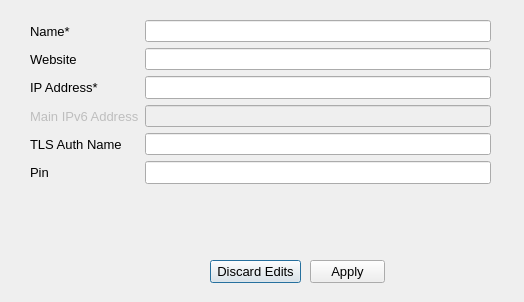
<?xml version="1.0" encoding="UTF-8"?>
<ui version="4.0">
 <class>serverdatadialog</class>
 <widget class="QDialog" name="serverdatadialog">
  <property name="geometry">
   <rect>
    <x>0</x>
    <y>0</y>
    <width>524</width>
    <height>302</height>
   </rect>
  </property>
  <property name="font">
   <font>
    <pointsize>10</pointsize>
   </font>
  </property>
  <property name="windowTitle">
   <string>Edit server</string>
  </property>
  <property name="windowIcon">
   <iconset resource="stubby.qrc">
    <normaloff>:/images/stubby.ico</normaloff>:/images/stubby.ico</iconset>
  </property>
  <property name="toolTip">
   <string extracomment="Edit server properties"/>
  </property>
  <property name="toolTipDuration">
   <number>-7</number>
  </property>
  <property name="statusTip">
   <string extracomment="B"/>
  </property>
  <widget class="QWidget" name="formLayoutWidget">
   <property name="geometry">
    <rect>
     <x>30</x>
     <y>20</y>
     <width>461</width>
     <height>164</height>
    </rect>
   </property>
   <layout class="QFormLayout" name="formLayout">
    <item row="0" column="0">
     <widget class="QLabel" name="serverName">
      <property name="text">
       <string>Name*</string>
      </property>
     </widget>
    </item>
    <item row="1" column="0">
     <widget class="QLabel" name="label_2">
      <property name="text">
       <string>Website</string>
      </property>
     </widget>
    </item>
    <item row="2" column="0">
     <widget class="QLabel" name="label_3">
      <property name="toolTip">
       <string extracomment="Edit the IP Address of a server (only IPv4 accepted)"/>
      </property>
      <property name="statusTip">
       <string extracomment="A"/>
      </property>
      <property name="text">
       <string>IP Address*</string>
      </property>
     </widget>
    </item>
    <item row="4" column="0">
     <widget class="QLabel" name="label_4">
      <property name="text">
       <string>TLS Auth Name</string>
      </property>
     </widget>
    </item>
    <item row="5" column="0">
     <widget class="QLabel" name="label_5">
      <property name="text">
       <string>Pin</string>
      </property>
     </widget>
    </item>
    <item row="0" column="1">
     <widget class="QLineEdit" name="serverNameData"/>
    </item>
    <item row="1" column="1">
     <widget class="QLineEdit" name="serverWebsiteData"/>
    </item>
    <item row="2" column="1">
     <widget class="QLineEdit" name="serverAddressData"/>
    </item>
    <item row="4" column="1">
     <widget class="QLineEdit" name="serverAuthName"/>
    </item>
    <item row="5" column="1">
     <widget class="QLineEdit" name="serverPinData"/>
    </item>
    <item row="3" column="0">
     <widget class="QLabel" name="v6AddressLabel">
      <property name="enabled">
       <bool>false</bool>
      </property>
      <property name="text">
       <string>Main IPv6 Address</string>
      </property>
     </widget>
    </item>
    <item row="3" column="1">
     <widget class="QLineEdit" name="v6AddressEdit">
      <property name="enabled">
       <bool>false</bool>
      </property>
     </widget>
    </item>
   </layout>
  </widget>
  <widget class="QLabel" name="validationMessage">
   <property name="geometry">
    <rect>
     <x>40</x>
     <y>190</y>
     <width>321</width>
     <height>51</height>
    </rect>
   </property>
   <property name="text">
    <string/>
   </property>
  </widget>
  <widget class="QPushButton" name="discardButton">
   <property name="geometry">
    <rect>
     <x>210</x>
     <y>260</y>
     <width>91</width>
     <height>23</height>
    </rect>
   </property>
   <property name="text">
    <string>Discard Edits</string>
   </property>
  </widget>
  <widget class="QPushButton" name="applyButton">
   <property name="geometry">
    <rect>
     <x>310</x>
     <y>260</y>
     <width>75</width>
     <height>23</height>
    </rect>
   </property>
   <property name="text">
    <string>Apply</string>
   </property>
  </widget>
 </widget>
 <resources>
  <include location="stubby.qrc"/>
 </resources>
 <connections/>
</ui>
